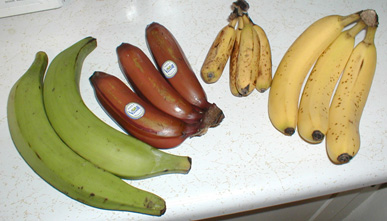
#> input picture Bananavarieties.jpg, 387 x 221 px
$ python 01-image-translation.py --image ../Bananavarieties.jpg --tx 5 --ty 5
#> lines starting #> are read from the running program, lines starting #| are printed output that depends on the picture
import argparse
import cv2
import numpy as np
import matplotlib.pyplot as plt


def run(image="", tx=0, ty=0):
#> called with image = '../Bananavarieties.jpg', tx = 5, ty = 5
    img = cv2.imread(image)
#> img is the input picture: shape (221, 387, 3); mean B, G, R 142.9, 172.6, 180.3
    img = cv2.cvtColor(img, cv2.COLOR_BGR2RGB)

    transformation_matrix = np.float32([[1, 0, tx], [0, 1, ty]])

    result = cv2.warpAffine(img, transformation_matrix, (img.shape[1], img.shape[0]))
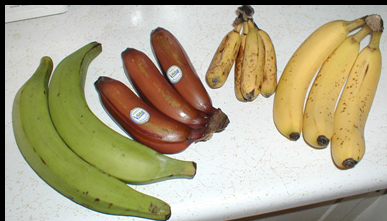
#> result: shape (221, 387, 3); mean R, G, B 174.4, 166.7, 137.1

    plt.figure()
    plt.subplot(121)
    plt.title("Original Image", fontsize=20)
    plt.imshow(img)
    plt.axis("off")
    plt.subplot(122)
    plt.title(f"Translation Result\ntx={tx} | ty={ty}", fontsize=20)
    plt.imshow(result)
    plt.axis("off")
    plt.show()
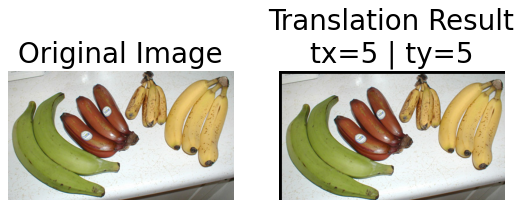
#> figure drawn by matplotlib, 2 panels


def parse_args():
    parser = argparse.ArgumentParser()
    parser.add_argument("-i", "--image", type=str, help="path to image", required=True)
    parser.add_argument(
        "--tx",
        type=int,
        required=True,
        help="horizontal value for affine transformation matrix, can be positive or negative",
    )
    parser.add_argument(
        "--ty",
        type=int,
        required=True,
        help="vertical value for affine transformation matrix, can be positive or negative",
    )
    opt = parser.parse_args()
    print(vars(opt))
    return opt


def main(opt):
    run(**vars(opt))


if __name__ == "__main__":
    opt = parse_args()
    main(opt)
